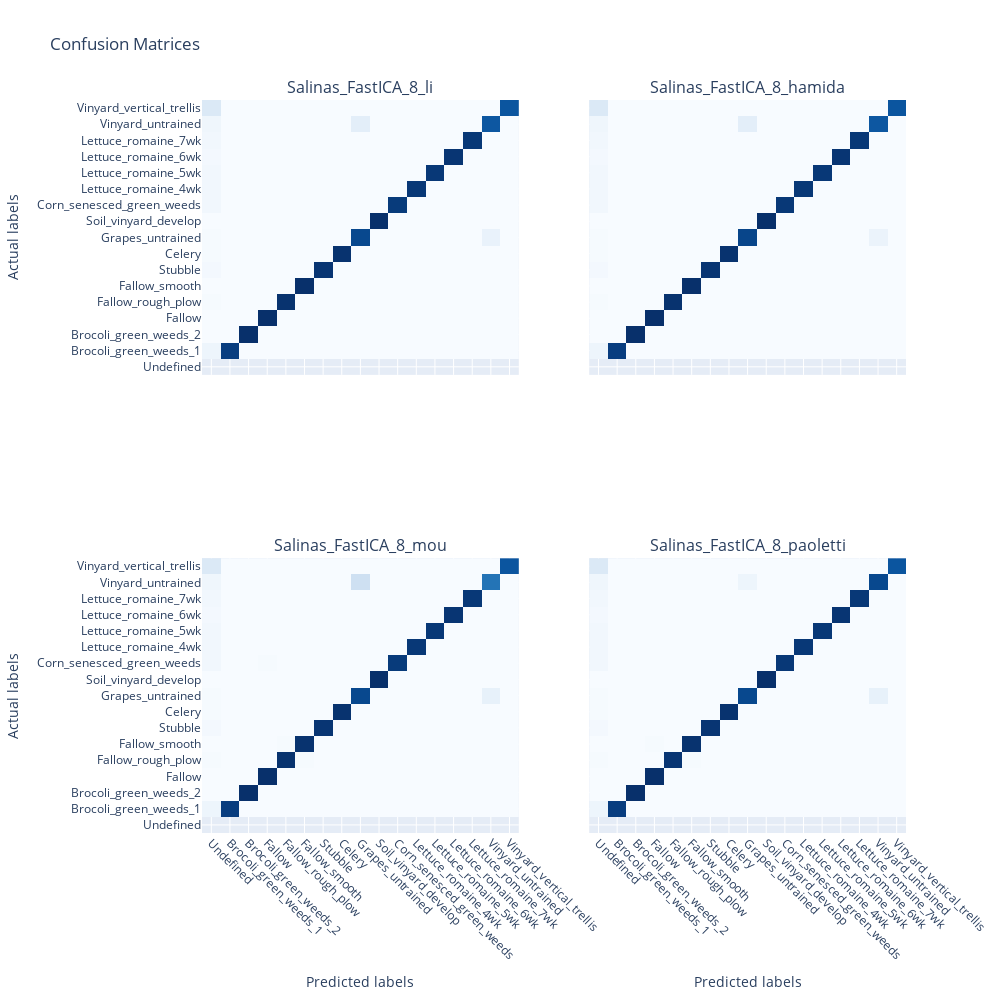
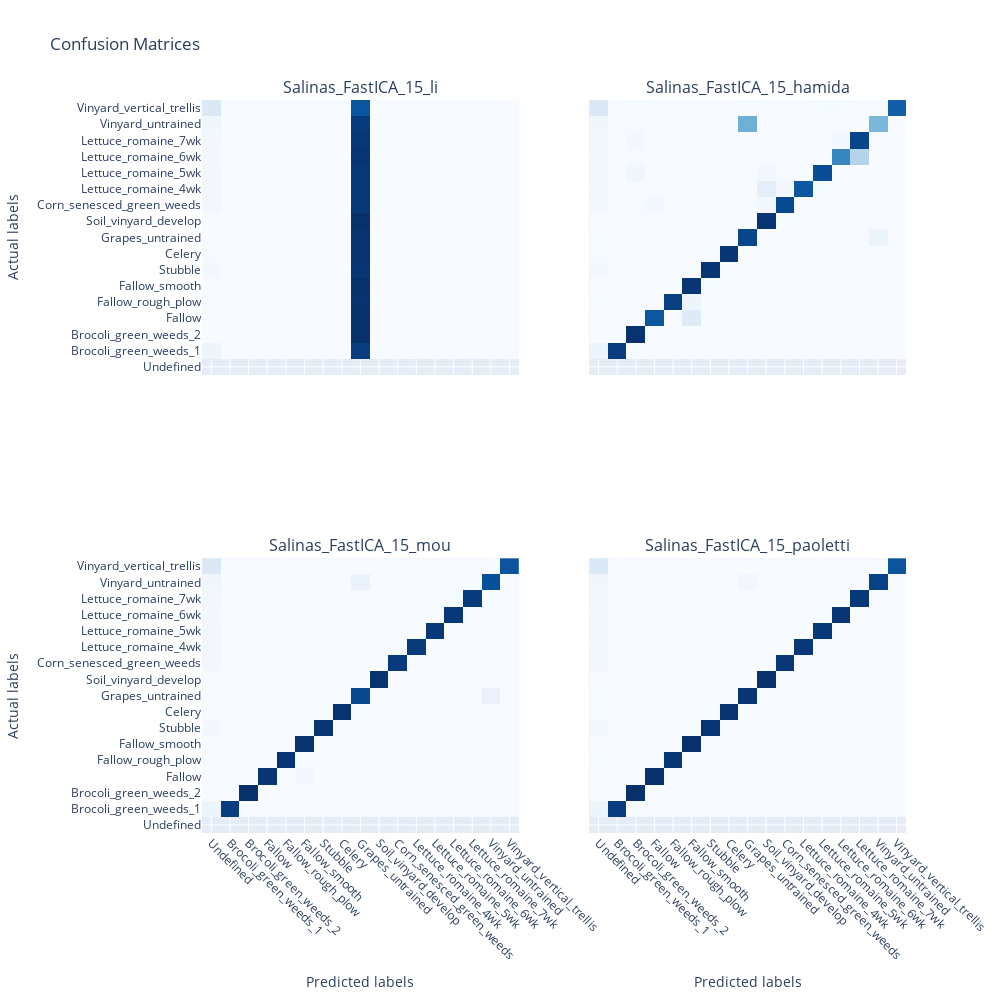
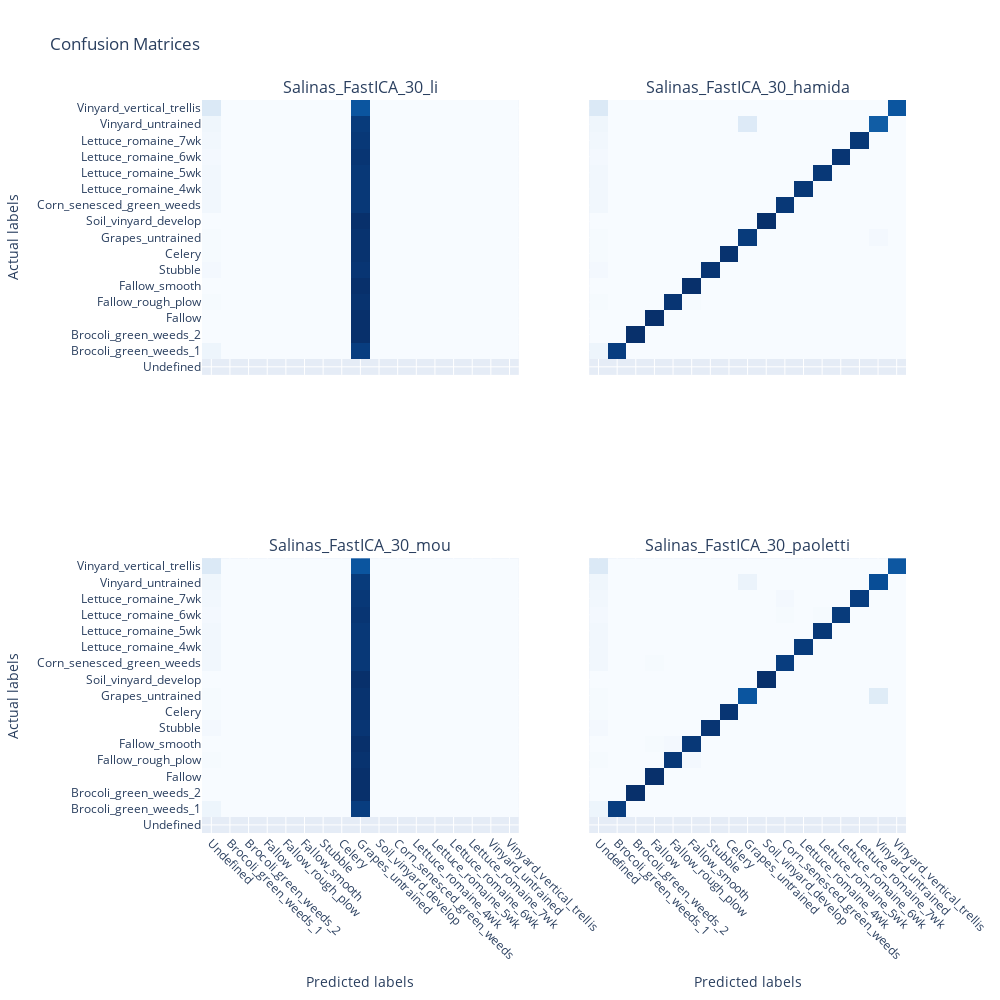

These figures' notebook cell, in order:
### Markdown cell above
# CONFUSION MATRICES

NO CLASS BALANCING:
- Salinas_PCA: OK for all models and n_comps
- Salinas_FastICA: 
    - CNNs performed well except for LI NOT CONVERGING with 15 and 30 components
    - RNNs peformed well except for MOU NOT CONVERGING with 30 components
- IndianPines_PCA: 
    - CNNs presented slightly worse reults with 8 components. Also, LI NOT CONVERGING with 30 components
    - RNNs presented very poor results with any number of components. 

- IndianPines_FastICA:
    - CNNs presented slightly better results than with PCA. 
    - RNNs presented much better results than with PCA.

### Code cell
# ds = 'Salinas'
ds = 'Salinas'
# dr = 'PCA'
dr = 'FastICA'

n_comps = 8
exps = [
    f'{ds}_{dr}_{n_comps}_li',
    f'{ds}_{dr}_{n_comps}_hamida',
    f'{ds}_{dr}_{n_comps}_mou',
    f'{ds}_{dr}_{n_comps}_paoletti'
]
show_confusion_matrices(df_results, exps, labels=LABELS[ds], normalize=True)

n_comps = 15
exps = [
    f'{ds}_{dr}_{n_comps}_li',
    f'{ds}_{dr}_{n_comps}_hamida',
    f'{ds}_{dr}_{n_comps}_mou',
    f'{ds}_{dr}_{n_comps}_paoletti'
]
show_confusion_matrices(df_results, exps, labels=LABELS[ds], normalize=True)

n_comps = 30
exps = [
    f'{ds}_{dr}_{n_comps}_li',
    f'{ds}_{dr}_{n_comps}_hamida',
    f'{ds}_{dr}_{n_comps}_mou',
    f'{ds}_{dr}_{n_comps}_paoletti'
]
show_confusion_matrices(df_results, exps, labels=LABELS[ds], normalize=True)

### Figure 1 — Plotly figure (JSON) as saved in the notebook; plotly's stock layout.template omitted (floating-point values rounded to 4 significant figures; data arrays with more than 128 entries replaced by an {"elided": "..."} marker saying what was removed)
{"data": [{"colorbar": {"title": {"text": "Normalized"}}, "colorscale": [[0, "rgb(247,251,255)"], [0.125, "rgb(222,235,247)"], [0.25, "rgb(198,219,239)"], [0.375, "rgb(158,202,225)"], [0.5, "rgb(107,174,214)"], [0.625, "rgb(66,146,198)"], [0.75, "rgb(33,113,181)"], [0.875, "rgb(8,81,156)"], [1, "rgb(8,48,107)"]], "showscale": false, "type": "heatmap", "x": ["Undefined", "Brocoli_green_weeds_1", "Brocoli_green_weeds_2", "Fallow", "Fallow_rough_plow", "Fallow_smooth", "Stubble", "Celery", "Grapes_untrained", "Soil_vinyard_develop", "Corn_senesced_green_weeds", "Lettuce_romaine_4wk", "Lettuce_romaine_5wk", "Lettuce_romaine_6wk", "Lettuce_romaine_7wk", "Vinyard_untrained", "Vinyard_vertical_trellis"], "xaxis": "x", "y": ["Undefined", "Brocoli_green_weeds_1", "Brocoli_green_weeds_2", "Fallow", "Fallow_rough_plow", "Fallow_smooth", "Stubble", "Celery", "Grapes_untrained", "Soil_vinyard_develop", "Corn_senesced_green_weeds", "Lettuce_romaine_4wk", "Lettuce_romaine_5wk", "Lettuce_romaine_6wk", "Lettuce_romaine_7wk", "Vinyard_untrained", "Vinyard_vertical_trellis"], "yaxis": "y", "z": {"elided": "17x17 float values"}, "zmax": 1, "zmin": 0}, {"colorbar": {"title": {"text": "Normalized"}}, "colorscale": [[0, "rgb(247,251,255)"], [0.125, "rgb(222,235,247)"], [0.25, "rgb(198,219,239)"], [0.375, "rgb(158,202,225)"], [0.5, "rgb(107,174,214)"], [0.625, "rgb(66,146,198)"], [0.75, "rgb(33,113,181)"], [0.875, "rgb(8,81,156)"], [1, "rgb(8,48,107)"]], "showscale": false, "type": "heatmap", "x": ["Undefined", "Brocoli_green_weeds_1", "Brocoli_green_weeds_2", "Fallow", "Fallow_rough_plow", "Fallow_smooth", "Stubble", "Celery", "Grapes_untrained", "Soil_vinyard_develop", "Corn_senesced_green_weeds", "Lettuce_romaine_4wk", "Lettuce_romaine_5wk", "Lettuce_romaine_6wk", "Lettuce_romaine_7wk", "Vinyard_untrained", "Vinyard_vertical_trellis"], "xaxis": "x2", "y": ["Undefined", "Brocoli_green_weeds_1", "Brocoli_green_weeds_2", "Fallow", "Fallow_rough_plow", "Fallow_smooth", "Stubble", "Celery", "Grapes_untrained", "Soil_vinyard_develop", "Corn_senesced_green_weeds", "Lettuce_romaine_4wk", "Lettuce_romaine_5wk", "Lettuce_romaine_6wk", "Lettuce_romaine_7wk", "Vinyard_untrained", "Vinyard_vertical_trellis"], "yaxis": "y2", "z": {"elided": "17x17 float values"}, "zmax": 1, "zmin": 0}, {"colorbar": {"title": {"text": "Normalized"}}, "colorscale": [[0, "rgb(247,251,255)"], [0.125, "rgb(222,235,247)"], [0.25, "rgb(198,219,239)"], [0.375, "rgb(158,202,225)"], [0.5, "rgb(107,174,214)"], [0.625, "rgb(66,146,198)"], [0.75, "rgb(33,113,181)"], [0.875, "rgb(8,81,156)"], [1, "rgb(8,48,107)"]], "showscale": false, "type": "heatmap", "x": ["Undefined", "Brocoli_green_weeds_1", "Brocoli_green_weeds_2", "Fallow", "Fallow_rough_plow", "Fallow_smooth", "Stubble", "Celery", "Grapes_untrained", "Soil_vinyard_develop", "Corn_senesced_green_weeds", "Lettuce_romaine_4wk", "Lettuce_romaine_5wk", "Lettuce_romaine_6wk", "Lettuce_romaine_7wk", "Vinyard_untrained", "Vinyard_vertical_trellis"], "xaxis": "x3", "y": ["Undefined", "Brocoli_green_weeds_1", "Brocoli_green_weeds_2", "Fallow", "Fallow_rough_plow", "Fallow_smooth", "Stubble", "Celery", "Grapes_untrained", "Soil_vinyard_develop", "Corn_senesced_green_weeds", "Lettuce_romaine_4wk", "Lettuce_romaine_5wk", "Lettuce_romaine_6wk", "Lettuce_romaine_7wk", "Vinyard_untrained", "Vinyard_vertical_trellis"], "yaxis": "y3", "z": {"elided": "17x17 float values"}, "zmax": 1, "zmin": 0}, {"colorbar": {"title": {"text": "Normalized"}}, "colorscale": [[0, "rgb(247,251,255)"], [0.125, "rgb(222,235,247)"], [0.25, "rgb(198,219,239)"], [0.375, "rgb(158,202,225)"], [0.5, "rgb(107,174,214)"], [0.625, "rgb(66,146,198)"], [0.75, "rgb(33,113,181)"], [0.875, "rgb(8,81,156)"], [1, "rgb(8,48,107)"]], "showscale": false, "type": "heatmap", "x": ["Undefined", "Brocoli_green_weeds_1", "Brocoli_green_weeds_2", "Fallow", "Fallow_rough_plow", "Fallow_smooth", "Stubble", "Celery", "Grapes_untrained", "Soil_vinyard_develop", "Corn_senesced_green_weeds", "Lettuce_romaine_4wk", "Lettuce_romaine_5wk", "Lettuce_romaine_6wk", "Lettuce_romaine_7wk", "Vinyard_untrained", "Vinyard_vertical_trellis"], "xaxis": "x4", "y": ["Undefined", "Brocoli_green_weeds_1", "Brocoli_green_weeds_2", "Fallow", "Fallow_rough_plow", "Fallow_smooth", "Stubble", "Celery", "Grapes_untrained", "Soil_vinyard_develop", "Corn_senesced_green_weeds", "Lettuce_romaine_4wk", "Lettuce_romaine_5wk", "Lettuce_romaine_6wk", "Lettuce_romaine_7wk", "Vinyard_untrained", "Vinyard_vertical_trellis"], "yaxis": "y4", "z": {"elided": "17x17 float values"}, "zmax": 1, "zmin": 0}], "layout": {"annotations": [{"font": {"size": 16}, "showarrow": false, "text": "Salinas_FastICA_8_li", "x": 0.225, "xanchor": "center", "xref": "paper", "y": 1, "yanchor": "bottom", "yref": "paper"}, {"font": {"size": 16}, "showarrow": false, "text": "Salinas_FastICA_8_hamida", "x": 0.775, "xanchor": "center", "xref": "paper", "y": 1, "yanchor": "bottom", "yref": "paper"}, {"font": {"size": 16}, "showarrow": false, "text": "Salinas_FastICA_8_mou", "x": 0.225, "xanchor": "center", "xref": "paper", "y": 0.375, "yanchor": "bottom", "yref": "paper"}, {"font": {"size": 16}, "showarrow": false, "text": "Salinas_FastICA_8_paoletti", "x": 0.775, "xanchor": "center", "xref": "paper", "y": 0.375, "yanchor": "bottom", "yref": "paper"}], "height": 1000, "showlegend": false, "title": {"text": "Confusion Matrices"}, "width": 1000, "xaxis": {"anchor": "y", "domain": [0, 0.45], "showticklabels": false}, "xaxis2": {"anchor": "y2", "domain": [0.55, 1], "showticklabels": false}, "xaxis3": {"anchor": "y3", "domain": [0, 0.45], "tickangle": 45, "title": {"text": "Predicted labels"}, "type": "category"}, "xaxis4": {"anchor": "y4", "domain": [0.55, 1], "tickangle": 45, "title": {"text": "Predicted labels"}, "type": "category"}, "yaxis": {"anchor": "x", "domain": [0.625, 1], "title": {"text": "Actual labels"}, "type": "category"}, "yaxis2": {"anchor": "x2", "domain": [0.625, 1], "showticklabels": false}, "yaxis3": {"anchor": "x3", "domain": [0, 0.375], "title": {"text": "Actual labels"}, "type": "category"}, "yaxis4": {"anchor": "x4", "domain": [0, 0.375], "showticklabels": false}}}

### Figure 2 — Plotly figure (JSON) as saved in the notebook; plotly's stock layout.template omitted (floating-point values rounded to 4 significant figures; data arrays with more than 128 entries replaced by an {"elided": "..."} marker saying what was removed)
{"data": [{"colorbar": {"title": {"text": "Normalized"}}, "colorscale": [[0, "rgb(247,251,255)"], [0.125, "rgb(222,235,247)"], [0.25, "rgb(198,219,239)"], [0.375, "rgb(158,202,225)"], [0.5, "rgb(107,174,214)"], [0.625, "rgb(66,146,198)"], [0.75, "rgb(33,113,181)"], [0.875, "rgb(8,81,156)"], [1, "rgb(8,48,107)"]], "showscale": false, "type": "heatmap", "x": ["Undefined", "Brocoli_green_weeds_1", "Brocoli_green_weeds_2", "Fallow", "Fallow_rough_plow", "Fallow_smooth", "Stubble", "Celery", "Grapes_untrained", "Soil_vinyard_develop", "Corn_senesced_green_weeds", "Lettuce_romaine_4wk", "Lettuce_romaine_5wk", "Lettuce_romaine_6wk", "Lettuce_romaine_7wk", "Vinyard_untrained", "Vinyard_vertical_trellis"], "xaxis": "x", "y": ["Undefined", "Brocoli_green_weeds_1", "Brocoli_green_weeds_2", "Fallow", "Fallow_rough_plow", "Fallow_smooth", "Stubble", "Celery", "Grapes_untrained", "Soil_vinyard_develop", "Corn_senesced_green_weeds", "Lettuce_romaine_4wk", "Lettuce_romaine_5wk", "Lettuce_romaine_6wk", "Lettuce_romaine_7wk", "Vinyard_untrained", "Vinyard_vertical_trellis"], "yaxis": "y", "z": {"elided": "17x17 float values"}, "zmax": 1, "zmin": 0}, {"colorbar": {"title": {"text": "Normalized"}}, "colorscale": [[0, "rgb(247,251,255)"], [0.125, "rgb(222,235,247)"], [0.25, "rgb(198,219,239)"], [0.375, "rgb(158,202,225)"], [0.5, "rgb(107,174,214)"], [0.625, "rgb(66,146,198)"], [0.75, "rgb(33,113,181)"], [0.875, "rgb(8,81,156)"], [1, "rgb(8,48,107)"]], "showscale": false, "type": "heatmap", "x": ["Undefined", "Brocoli_green_weeds_1", "Brocoli_green_weeds_2", "Fallow", "Fallow_rough_plow", "Fallow_smooth", "Stubble", "Celery", "Grapes_untrained", "Soil_vinyard_develop", "Corn_senesced_green_weeds", "Lettuce_romaine_4wk", "Lettuce_romaine_5wk", "Lettuce_romaine_6wk", "Lettuce_romaine_7wk", "Vinyard_untrained", "Vinyard_vertical_trellis"], "xaxis": "x2", "y": ["Undefined", "Brocoli_green_weeds_1", "Brocoli_green_weeds_2", "Fallow", "Fallow_rough_plow", "Fallow_smooth", "Stubble", "Celery", "Grapes_untrained", "Soil_vinyard_develop", "Corn_senesced_green_weeds", "Lettuce_romaine_4wk", "Lettuce_romaine_5wk", "Lettuce_romaine_6wk", "Lettuce_romaine_7wk", "Vinyard_untrained", "Vinyard_vertical_trellis"], "yaxis": "y2", "z": {"elided": "17x17 float values"}, "zmax": 1, "zmin": 0}, {"colorbar": {"title": {"text": "Normalized"}}, "colorscale": [[0, "rgb(247,251,255)"], [0.125, "rgb(222,235,247)"], [0.25, "rgb(198,219,239)"], [0.375, "rgb(158,202,225)"], [0.5, "rgb(107,174,214)"], [0.625, "rgb(66,146,198)"], [0.75, "rgb(33,113,181)"], [0.875, "rgb(8,81,156)"], [1, "rgb(8,48,107)"]], "showscale": false, "type": "heatmap", "x": ["Undefined", "Brocoli_green_weeds_1", "Brocoli_green_weeds_2", "Fallow", "Fallow_rough_plow", "Fallow_smooth", "Stubble", "Celery", "Grapes_untrained", "Soil_vinyard_develop", "Corn_senesced_green_weeds", "Lettuce_romaine_4wk", "Lettuce_romaine_5wk", "Lettuce_romaine_6wk", "Lettuce_romaine_7wk", "Vinyard_untrained", "Vinyard_vertical_trellis"], "xaxis": "x3", "y": ["Undefined", "Brocoli_green_weeds_1", "Brocoli_green_weeds_2", "Fallow", "Fallow_rough_plow", "Fallow_smooth", "Stubble", "Celery", "Grapes_untrained", "Soil_vinyard_develop", "Corn_senesced_green_weeds", "Lettuce_romaine_4wk", "Lettuce_romaine_5wk", "Lettuce_romaine_6wk", "Lettuce_romaine_7wk", "Vinyard_untrained", "Vinyard_vertical_trellis"], "yaxis": "y3", "z": {"elided": "17x17 float values"}, "zmax": 1, "zmin": 0}, {"colorbar": {"title": {"text": "Normalized"}}, "colorscale": [[0, "rgb(247,251,255)"], [0.125, "rgb(222,235,247)"], [0.25, "rgb(198,219,239)"], [0.375, "rgb(158,202,225)"], [0.5, "rgb(107,174,214)"], [0.625, "rgb(66,146,198)"], [0.75, "rgb(33,113,181)"], [0.875, "rgb(8,81,156)"], [1, "rgb(8,48,107)"]], "showscale": false, "type": "heatmap", "x": ["Undefined", "Brocoli_green_weeds_1", "Brocoli_green_weeds_2", "Fallow", "Fallow_rough_plow", "Fallow_smooth", "Stubble", "Celery", "Grapes_untrained", "Soil_vinyard_develop", "Corn_senesced_green_weeds", "Lettuce_romaine_4wk", "Lettuce_romaine_5wk", "Lettuce_romaine_6wk", "Lettuce_romaine_7wk", "Vinyard_untrained", "Vinyard_vertical_trellis"], "xaxis": "x4", "y": ["Undefined", "Brocoli_green_weeds_1", "Brocoli_green_weeds_2", "Fallow", "Fallow_rough_plow", "Fallow_smooth", "Stubble", "Celery", "Grapes_untrained", "Soil_vinyard_develop", "Corn_senesced_green_weeds", "Lettuce_romaine_4wk", "Lettuce_romaine_5wk", "Lettuce_romaine_6wk", "Lettuce_romaine_7wk", "Vinyard_untrained", "Vinyard_vertical_trellis"], "yaxis": "y4", "z": {"elided": "17x17 float values"}, "zmax": 1, "zmin": 0}], "layout": {"annotations": [{"font": {"size": 16}, "showarrow": false, "text": "Salinas_FastICA_15_li", "x": 0.225, "xanchor": "center", "xref": "paper", "y": 1, "yanchor": "bottom", "yref": "paper"}, {"font": {"size": 16}, "showarrow": false, "text": "Salinas_FastICA_15_hamida", "x": 0.775, "xanchor": "center", "xref": "paper", "y": 1, "yanchor": "bottom", "yref": "paper"}, {"font": {"size": 16}, "showarrow": false, "text": "Salinas_FastICA_15_mou", "x": 0.225, "xanchor": "center", "xref": "paper", "y": 0.375, "yanchor": "bottom", "yref": "paper"}, {"font": {"size": 16}, "showarrow": false, "text": "Salinas_FastICA_15_paoletti", "x": 0.775, "xanchor": "center", "xref": "paper", "y": 0.375, "yanchor": "bottom", "yref": "paper"}], "height": 1000, "showlegend": false, "title": {"text": "Confusion Matrices"}, "width": 1000, "xaxis": {"anchor": "y", "domain": [0, 0.45], "showticklabels": false}, "xaxis2": {"anchor": "y2", "domain": [0.55, 1], "showticklabels": false}, "xaxis3": {"anchor": "y3", "domain": [0, 0.45], "tickangle": 45, "title": {"text": "Predicted labels"}, "type": "category"}, "xaxis4": {"anchor": "y4", "domain": [0.55, 1], "tickangle": 45, "title": {"text": "Predicted labels"}, "type": "category"}, "yaxis": {"anchor": "x", "domain": [0.625, 1], "title": {"text": "Actual labels"}, "type": "category"}, "yaxis2": {"anchor": "x2", "domain": [0.625, 1], "showticklabels": false}, "yaxis3": {"anchor": "x3", "domain": [0, 0.375], "title": {"text": "Actual labels"}, "type": "category"}, "yaxis4": {"anchor": "x4", "domain": [0, 0.375], "showticklabels": false}}}

### Figure 3 — Plotly figure (JSON) as saved in the notebook; plotly's stock layout.template omitted (floating-point values rounded to 4 significant figures; data arrays with more than 128 entries replaced by an {"elided": "..."} marker saying what was removed)
{"data": [{"colorbar": {"title": {"text": "Normalized"}}, "colorscale": [[0, "rgb(247,251,255)"], [0.125, "rgb(222,235,247)"], [0.25, "rgb(198,219,239)"], [0.375, "rgb(158,202,225)"], [0.5, "rgb(107,174,214)"], [0.625, "rgb(66,146,198)"], [0.75, "rgb(33,113,181)"], [0.875, "rgb(8,81,156)"], [1, "rgb(8,48,107)"]], "showscale": false, "type": "heatmap", "x": ["Undefined", "Brocoli_green_weeds_1", "Brocoli_green_weeds_2", "Fallow", "Fallow_rough_plow", "Fallow_smooth", "Stubble", "Celery", "Grapes_untrained", "Soil_vinyard_develop", "Corn_senesced_green_weeds", "Lettuce_romaine_4wk", "Lettuce_romaine_5wk", "Lettuce_romaine_6wk", "Lettuce_romaine_7wk", "Vinyard_untrained", "Vinyard_vertical_trellis"], "xaxis": "x", "y": ["Undefined", "Brocoli_green_weeds_1", "Brocoli_green_weeds_2", "Fallow", "Fallow_rough_plow", "Fallow_smooth", "Stubble", "Celery", "Grapes_untrained", "Soil_vinyard_develop", "Corn_senesced_green_weeds", "Lettuce_romaine_4wk", "Lettuce_romaine_5wk", "Lettuce_romaine_6wk", "Lettuce_romaine_7wk", "Vinyard_untrained", "Vinyard_vertical_trellis"], "yaxis": "y", "z": {"elided": "17x17 float values"}, "zmax": 1, "zmin": 0}, {"colorbar": {"title": {"text": "Normalized"}}, "colorscale": [[0, "rgb(247,251,255)"], [0.125, "rgb(222,235,247)"], [0.25, "rgb(198,219,239)"], [0.375, "rgb(158,202,225)"], [0.5, "rgb(107,174,214)"], [0.625, "rgb(66,146,198)"], [0.75, "rgb(33,113,181)"], [0.875, "rgb(8,81,156)"], [1, "rgb(8,48,107)"]], "showscale": false, "type": "heatmap", "x": ["Undefined", "Brocoli_green_weeds_1", "Brocoli_green_weeds_2", "Fallow", "Fallow_rough_plow", "Fallow_smooth", "Stubble", "Celery", "Grapes_untrained", "Soil_vinyard_develop", "Corn_senesced_green_weeds", "Lettuce_romaine_4wk", "Lettuce_romaine_5wk", "Lettuce_romaine_6wk", "Lettuce_romaine_7wk", "Vinyard_untrained", "Vinyard_vertical_trellis"], "xaxis": "x2", "y": ["Undefined", "Brocoli_green_weeds_1", "Brocoli_green_weeds_2", "Fallow", "Fallow_rough_plow", "Fallow_smooth", "Stubble", "Celery", "Grapes_untrained", "Soil_vinyard_develop", "Corn_senesced_green_weeds", "Lettuce_romaine_4wk", "Lettuce_romaine_5wk", "Lettuce_romaine_6wk", "Lettuce_romaine_7wk", "Vinyard_untrained", "Vinyard_vertical_trellis"], "yaxis": "y2", "z": {"elided": "17x17 float values"}, "zmax": 1, "zmin": 0}, {"colorbar": {"title": {"text": "Normalized"}}, "colorscale": [[0, "rgb(247,251,255)"], [0.125, "rgb(222,235,247)"], [0.25, "rgb(198,219,239)"], [0.375, "rgb(158,202,225)"], [0.5, "rgb(107,174,214)"], [0.625, "rgb(66,146,198)"], [0.75, "rgb(33,113,181)"], [0.875, "rgb(8,81,156)"], [1, "rgb(8,48,107)"]], "showscale": false, "type": "heatmap", "x": ["Undefined", "Brocoli_green_weeds_1", "Brocoli_green_weeds_2", "Fallow", "Fallow_rough_plow", "Fallow_smooth", "Stubble", "Celery", "Grapes_untrained", "Soil_vinyard_develop", "Corn_senesced_green_weeds", "Lettuce_romaine_4wk", "Lettuce_romaine_5wk", "Lettuce_romaine_6wk", "Lettuce_romaine_7wk", "Vinyard_untrained", "Vinyard_vertical_trellis"], "xaxis": "x3", "y": ["Undefined", "Brocoli_green_weeds_1", "Brocoli_green_weeds_2", "Fallow", "Fallow_rough_plow", "Fallow_smooth", "Stubble", "Celery", "Grapes_untrained", "Soil_vinyard_develop", "Corn_senesced_green_weeds", "Lettuce_romaine_4wk", "Lettuce_romaine_5wk", "Lettuce_romaine_6wk", "Lettuce_romaine_7wk", "Vinyard_untrained", "Vinyard_vertical_trellis"], "yaxis": "y3", "z": {"elided": "17x17 float values"}, "zmax": 1, "zmin": 0}, {"colorbar": {"title": {"text": "Normalized"}}, "colorscale": [[0, "rgb(247,251,255)"], [0.125, "rgb(222,235,247)"], [0.25, "rgb(198,219,239)"], [0.375, "rgb(158,202,225)"], [0.5, "rgb(107,174,214)"], [0.625, "rgb(66,146,198)"], [0.75, "rgb(33,113,181)"], [0.875, "rgb(8,81,156)"], [1, "rgb(8,48,107)"]], "showscale": false, "type": "heatmap", "x": ["Undefined", "Brocoli_green_weeds_1", "Brocoli_green_weeds_2", "Fallow", "Fallow_rough_plow", "Fallow_smooth", "Stubble", "Celery", "Grapes_untrained", "Soil_vinyard_develop", "Corn_senesced_green_weeds", "Lettuce_romaine_4wk", "Lettuce_romaine_5wk", "Lettuce_romaine_6wk", "Lettuce_romaine_7wk", "Vinyard_untrained", "Vinyard_vertical_trellis"], "xaxis": "x4", "y": ["Undefined", "Brocoli_green_weeds_1", "Brocoli_green_weeds_2", "Fallow", "Fallow_rough_plow", "Fallow_smooth", "Stubble", "Celery", "Grapes_untrained", "Soil_vinyard_develop", "Corn_senesced_green_weeds", "Lettuce_romaine_4wk", "Lettuce_romaine_5wk", "Lettuce_romaine_6wk", "Lettuce_romaine_7wk", "Vinyard_untrained", "Vinyard_vertical_trellis"], "yaxis": "y4", "z": {"elided": "17x17 float values"}, "zmax": 1, "zmin": 0}], "layout": {"annotations": [{"font": {"size": 16}, "showarrow": false, "text": "Salinas_FastICA_30_li", "x": 0.225, "xanchor": "center", "xref": "paper", "y": 1, "yanchor": "bottom", "yref": "paper"}, {"font": {"size": 16}, "showarrow": false, "text": "Salinas_FastICA_30_hamida", "x": 0.775, "xanchor": "center", "xref": "paper", "y": 1, "yanchor": "bottom", "yref": "paper"}, {"font": {"size": 16}, "showarrow": false, "text": "Salinas_FastICA_30_mou", "x": 0.225, "xanchor": "center", "xref": "paper", "y": 0.375, "yanchor": "bottom", "yref": "paper"}, {"font": {"size": 16}, "showarrow": false, "text": "Salinas_FastICA_30_paoletti", "x": 0.775, "xanchor": "center", "xref": "paper", "y": 0.375, "yanchor": "bottom", "yref": "paper"}], "height": 1000, "showlegend": false, "title": {"text": "Confusion Matrices"}, "width": 1000, "xaxis": {"anchor": "y", "domain": [0, 0.45], "showticklabels": false}, "xaxis2": {"anchor": "y2", "domain": [0.55, 1], "showticklabels": false}, "xaxis3": {"anchor": "y3", "domain": [0, 0.45], "tickangle": 45, "title": {"text": "Predicted labels"}, "type": "category"}, "xaxis4": {"anchor": "y4", "domain": [0.55, 1], "tickangle": 45, "title": {"text": "Predicted labels"}, "type": "category"}, "yaxis": {"anchor": "x", "domain": [0.625, 1], "title": {"text": "Actual labels"}, "type": "category"}, "yaxis2": {"anchor": "x2", "domain": [0.625, 1], "showticklabels": false}, "yaxis3": {"anchor": "x3", "domain": [0, 0.375], "title": {"text": "Actual labels"}, "type": "category"}, "yaxis4": {"anchor": "x4", "domain": [0, 0.375], "showticklabels": false}}}
